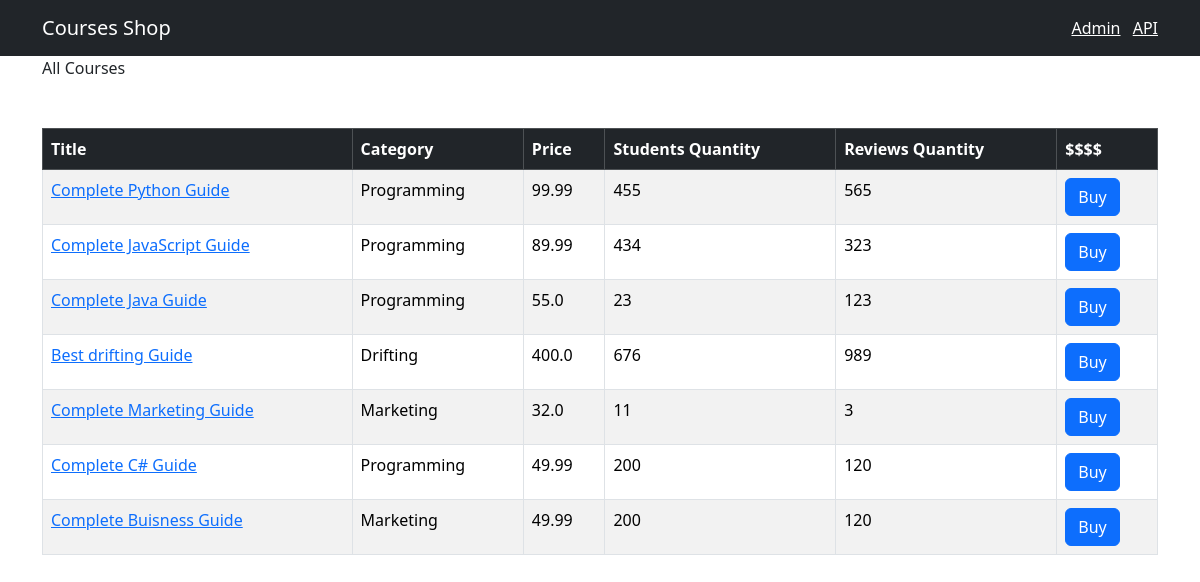
The page / on the database its author committed.
### shop/models.py (models this page shows, shortened)
class Course(models.Model):
    title = models.CharField(max_length=300)
    price = models.FloatField()
    students_qty = models.IntegerField()
    reviews_qty = models.IntegerField()
    category = models.ForeignKey(Category, on_delete=models.CASCADE)
    created_at = models.DateTimeField(default=timezone.now)
    description = models.CharField(max_length=400)
    is_available = models.BooleanField(default=False)

class Category(models.Model):
    title = models.CharField(max_length=255)
    created_at = models.DateTimeField(default=timezone.now)
    def __str__(self):
        return self.title

### shop/views.py (the view)
# urls.py: path('', include(api.urls), name='index')
def index(request):
    courses = Course.objects.all()
    return render(request, 'shop/courses.html', {'courses': courses})

### templates/shop/courses.html
{% extends "base.html" %}
{% block content %}
{% block title %}All Courses{% endblock %}
<table class="table mt-5 table-bordered table-striped table-hover">
    <thead class="table-dark">
        <tr>
            <th>Title</th>
            <th>Category</th>
            <th>Price</th>
            <th>Students Quantity</th>
            <th>Reviews Quantity</th>
            <th>$$$$</th>
        </tr>
    </thead>
    <tbody>
        {% for course in courses %}
        <tr>
            <td>
                <a href={% url 'shop:single_course' course.id %}>{{course.title}}</a>
            </td>
            <td>{{course.category}}</td>
            <td>{{course.price}}</td>
            <td>{{course.students_qty}}</td>
            <td>{{course.reviews_qty}}</td>
            <td><button class="btn btn-primary">Buy</button></td>
        </tr>
        {% endfor %}
    </tbody>
</table>
{% endblock %}

### templates/base.html (shortened to what this page needs)
<!DOCTYPE html>
<html lang="en">
<head>
    <link href="https://cdn.jsdelivr.net/npm/bootstrap@5.3.2/dist/css/bootstrap.min.css" rel="stylesheet">
</head>
<body>
    <nav class="navbar navbar-dark bg-dark">
        <div class="container">
            <a href={% url 'shop:index' %} class="navbar-brand">Courses Shop</a>
            <span class="navbar-text">
                <a href="/admin/" class="me-2" target="_blank">Admin</a>
                <a href="/api/v1/" target="_blank">API</a>
            </span>
        </div>
    </nav>
    <main class="container">
        {% block content %}
        {% endblock %}
    </main>
</body>
</html>

### rows shown on the page
Course: title "Complete Python Guide", category "Programming", price "99.99", students_qty "455", reviews_qty "565"
Course: title "Complete JavaScript Guide", category "Programming", price "89.99", students_qty "434", reviews_qty "323"
Course: title "Complete Java Guide", category "Programming", price "55.0", students_qty "23", reviews_qty "123"
Course: title "Best drifting Guide", category "Drifting", price "400.0", students_qty "676", reviews_qty "989"
Course: title "Complete Marketing Guide", category "Marketing", price "32.0", students_qty "11", reviews_qty "3"
Course: title "Complete C# Guide", category "Programming", price "49.99", students_qty "200", reviews_qty "120"
Course: title "Complete Buisness Guide", category "Marketing", price "49.99", students_qty "200", reviews_qty "120"
